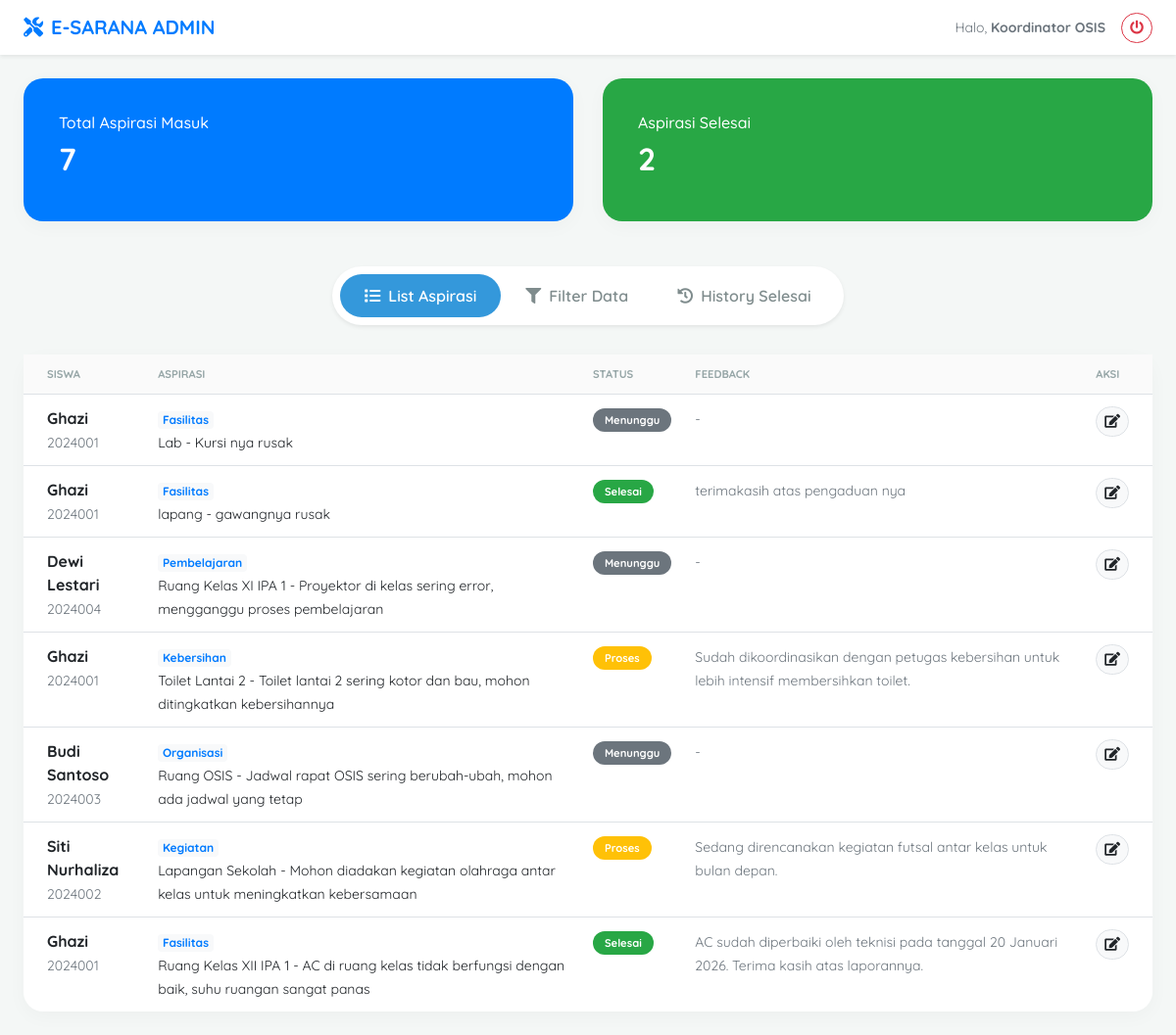
Screenshot of /admin_dashboard.php (signed in) with the database file from the repository.
### tables this page shows
CREATE TABLE `input_aspirasi` (
  `id_pelaporan` int(5) NOT NULL,
  `nis` int(10) NOT NULL,
  `id_kategori` int(5) NOT NULL,
  `lokasi` varchar(50) NOT NULL,
  `ket` text NOT NULL,
  `tanggal_input` datetime DEFAULT current_timestamp()
);

CREATE TABLE `siswa` (
  `nis` int(10) NOT NULL,
  `nama` varchar(100) NOT NULL,
  `kelas` varchar(10) NOT NULL,
  `password` varchar(255) NOT NULL,
  `created_at` timestamp NOT NULL DEFAULT current_timestamp()
);

CREATE TABLE `kategori` (
  `id_kategori` int(5) NOT NULL,
  `ket_kategori` varchar(30) NOT NULL,
  `created_at` timestamp NOT NULL DEFAULT current_timestamp()
);

CREATE TABLE `aspirasi` (
  `id_aspirasi` int(5) NOT NULL,
  `id_pelaporan` int(5) NOT NULL,
  `status` enum('Menunggu','Proses','Selesai') DEFAULT 'Menunggu',
  `feedback` text DEFAULT NULL,
  `tanggal_update` datetime DEFAULT current_timestamp() ON UPDATE current_timestamp()
);

### admin_dashboard.php (the view, shortened to what this page needs)
<?php
include "db/koneksi.php";
$where = "WHERE 1=1";
$stat_masuk = mysqli_fetch_assoc(mysqli_query($koneksi, "SELECT COUNT(*) as total FROM input_aspirasi"))['total'];
$stat_selesai = mysqli_fetch_assoc(mysqli_query($koneksi, "SELECT COUNT(*) as total FROM aspirasi WHERE status='Selesai'"))['total'];
?>
<!DOCTYPE html>
<html lang="id">
<head>
    <link rel="stylesheet" href="https://cdn.jsdelivr.net/npm/bootstrap@4.6.2/dist/css/bootstrap.min.css">
    <link rel="stylesheet" href="https://cdnjs.cloudflare.com/ajax/libs/font-awesome/5.15.4/css/all.min.css">
</head>
<body>
<nav class="navbar navbar-expand-lg navbar-light bg-white px-4 shadow-sm">
    <a class="navbar-brand font-weight-bold text-primary" href="#"><i class="fas fa-tools mr-2"></i>E-SARANA ADMIN</a>
    <div class="ml-auto d-flex align-items-center">
        <span class="small mr-3 text-muted">Halo, <strong><?= $_SESSION['admin']['nama_lengkap'] ?></strong></span>
        <a href="logout.php" class="btn btn-sm btn-outline-danger rounded-pill"><i class="fas fa-power-off"></i></a>
    </div>
</nav>
<div class="container-fluid p-4">
    <div class="row mb-4">
        <div class="col-md-6 mb-3">
            <div class="card card-custom bg-primary text-white p-3">
                <div class="card-body">
                    <h6>Total Aspirasi Masuk</h6>
                    <h2 class="font-weight-bold"><?= $stat_masuk ?></h2>
                </div>
            </div>
        </div>
        <div class="col-md-6 mb-3">
            <div class="card card-custom bg-success text-white p-3">
                <div class="card-body">
                    <h6>Aspirasi Selesai</h6>
                    <h2 class="font-weight-bold"><?= $stat_selesai ?></h2>
                </div>
            </div>
        </div>
    </div>
    <div class="nav-wrapper">
        <ul class="nav nav-pills nav-pills-custom shadow-sm" id="pills-tab">
            <li class="nav-item">
                <a class="nav-link active" data-toggle="pill" href="#pills-semua"><i class="fas fa-list mr-2"></i>List Aspirasi</a>
            </li>
            <li class="nav-item">
                <a class="nav-link" data-toggle="pill" href="#pills-filter"><i class="fas fa-filter mr-2"></i>Filter Data</a>
            </li>
            <li class="nav-item">
                <a class="nav-link" data-toggle="pill" href="#pills-history"><i class="fas fa-history mr-2"></i>History Selesai</a>
            </li>
        </ul>
    </div>
    <div class="tab-content">
        <div class="tab-pane fade show active" id="pills-semua">
            <div class="card card-custom">
                <div class="card-body p-0">
                    <div class="table-responsive">
                        <table class="table mb-0">
                            <thead>
                                <tr>
                                    <th class="pl-4">Siswa</th>
                                    <th>Aspirasi</th>
                                    <th>Status</th>
                                    <th>Feedback</th>
                                    <th class="pr-4">Aksi</th>
                                </tr>
                            </thead>
                            <tbody>
                                <?php
                                $sql = "SELECT i.*, s.nama, k.ket_kategori, a.status, a.feedback
                                        FROM input_aspirasi i
                                        JOIN siswa s ON i.nis = s.nis
                                        JOIN kategori k ON i.id_kategori = k.id_kategori
                                        LEFT JOIN aspirasi a ON i.id_pelaporan = a.id_pelaporan
                                        $where ORDER BY i.id_pelaporan DESC";
                                $res = mysqli_query($koneksi, $sql);
                                while($row = mysqli_fetch_assoc($res)) {
                                    $st = $row['status'] ?? 'Menunggu';
                                    $color = ($st == 'Selesai') ? 'success' : (($st == 'Proses') ? 'warning' : 'secondary');
                                ?>
                                <tr>
                                    <td class="pl-4"><strong><?= $row['nama'] ?></strong><br><small class="text-muted"><?= $row['nis'] ?></small></td>
                                    <td>
                                        <span class="badge badge-light text-primary"><?= $row['ket_kategori'] ?></span><br>
                                        <small><?= $row['lokasi'] ?> - <?= $row['ket'] ?></small>
                                    </td>
                                    <td><span class="badge-status bg-<?= $color ?> text-white"><?= $st ?></span></td>
                                    <td><small class="text-muted"><?= $row['feedback'] ?: '-' ?></small></td>
                                    <td class="pr-4">
                                        <button class="btn btn-sm btn-light border rounded-pill" data-toggle="modal" data-target="#modal<?= $row['id_pelaporan'] ?>">
                                            <i class="fas fa-edit"></i>
                                        </button>
                                    </td>
                                </tr>
                                <?php } ?>
                            </tbody>
                        </table>
                    </div>
                </div>
            </div>
        </div>
    </div>
</div>
</body>
</html>

### admin_dashboard.php (style rules this page uses)
:root { --primary: #3498db; --dark: #2c3e50; --bg: #f4f7f6; }
body { font-family: 'Quicksand', sans-serif; background-color: var(--bg); color: var(--dark); }
.nav-wrapper { display: flex; justify-content: center; margin: 30px 0; }
.nav-pills-custom { background: #fff; padding: 8px; border-radius: 50px; box-shadow: 0 10px 25px rgba(0,0,0,0.05); }
.nav-pills-custom .nav-link { border-radius: 50px; padding: 10px 25px; color: #7f8c8d; font-weight: 600; transition: 0.3s; }
.nav-pills-custom .nav-link.active { background: var(--primary); color: white !important; }
.card-custom { border: none; border-radius: 20px; box-shadow: 0 5px 20px rgba(0,0,0,0.03); }
.table thead th { border: none; background: #fafafa; text-transform: uppercase; font-size: 0.7rem; color: #95a5a6; }
.badge-status { padding: 5px 12px; border-radius: 50px; font-weight: 700; font-size: 0.7rem; }

### rows the page displays
input_aspirasi: nis.nama "Ghazi", nis "2024001", id_kategori.ket_kategori "Fasilitas", lokasi "Lab", ket "Kursi nya rusak", st "Menunggu", feedback "-"
input_aspirasi: nis.nama "Ghazi", nis "2024001", id_kategori.ket_kategori "Fasilitas", lokasi "lapang", ket "gawangnya rusak", aspirasi.status "Selesai", aspirasi.feedback "terimakasih atas pengaduan nya"
input_aspirasi: nis.nama "Dewi Lestari", nis "2024004", id_kategori.ket_kategori "Pembelajaran", lokasi "Ruang Kelas XI IPA 1", ket "Proyektor di kelas sering error, mengganggu proses pembelajaran", aspirasi.status "Menunggu", aspirasi.feedback "-"
input_aspirasi: nis.nama "Ghazi", nis "2024001", id_kategori.ket_kategori "Kebersihan", lokasi "Toilet Lantai 2", ket "Toilet lantai 2 sering kotor dan bau, mohon ditingkatkan kebersihannya", aspirasi.status "Proses", aspirasi.feedback "Sudah dikoordinasikan dengan petugas kebersihan untuk lebih intensif membersihkan toilet."
input_aspirasi: nis.nama "Budi Santoso", nis "2024003", id_kategori.ket_kategori "Organisasi", lokasi "Ruang OSIS", ket "Jadwal rapat OSIS sering berubah-ubah, mohon ada jadwal yang tetap", aspirasi.status "Menunggu", aspirasi.feedback "-"
input_aspirasi: nis.nama "Siti Nurhaliza", nis "2024002", id_kategori.ket_kategori "Kegiatan", lokasi "Lapangan Sekolah", ket "Mohon diadakan kegiatan olahraga antar kelas untuk meningkatkan kebersamaan", aspirasi.status "Proses", aspirasi.feedback "Sedang direncanakan kegiatan futsal antar kelas untuk bulan depan."
input_aspirasi: nis.nama "Ghazi", nis "2024001", id_kategori.ket_kategori "Fasilitas", lokasi "Ruang Kelas XII IPA 1", ket "AC di ruang kelas tidak berfungsi dengan baik, suhu ruangan sangat panas", aspirasi.status "Selesai", aspirasi.feedback "AC sudah diperbaiki oleh teknisi pada tanggal 20 Januari 2026. Terima kasih atas laporannya."

### other values shown
$_SESSION['admin']['nama_lengkap'] "Koordinator OSIS"
$stat_masuk "7"
$stat_selesai "2"
